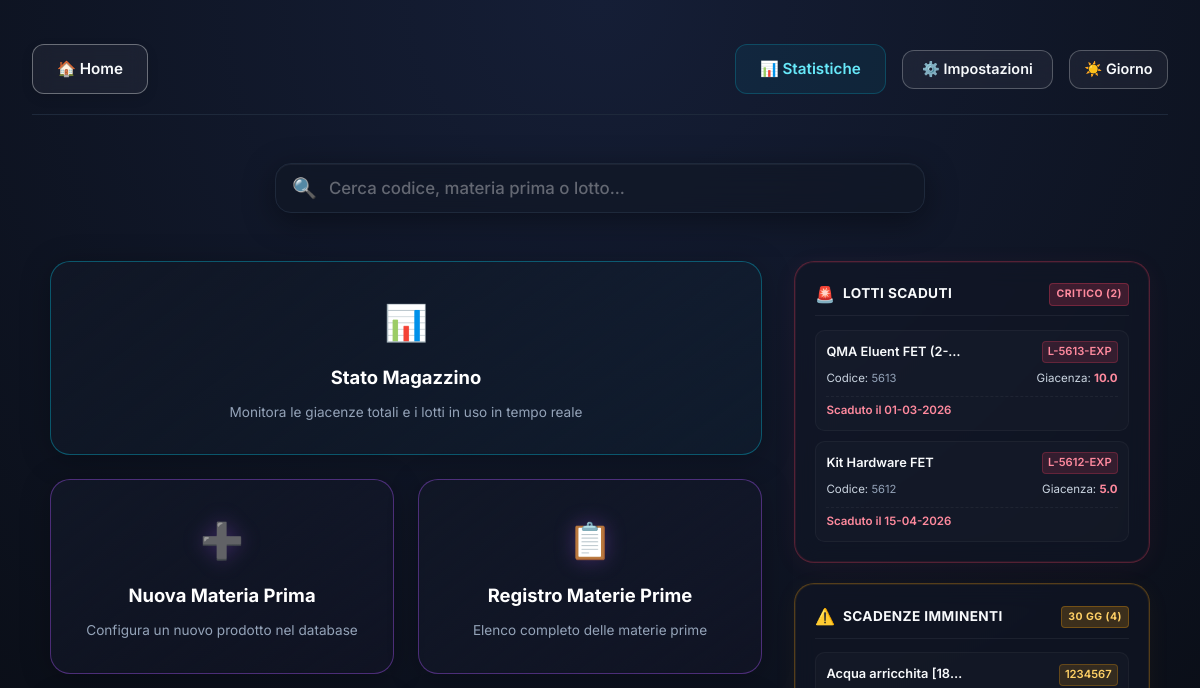
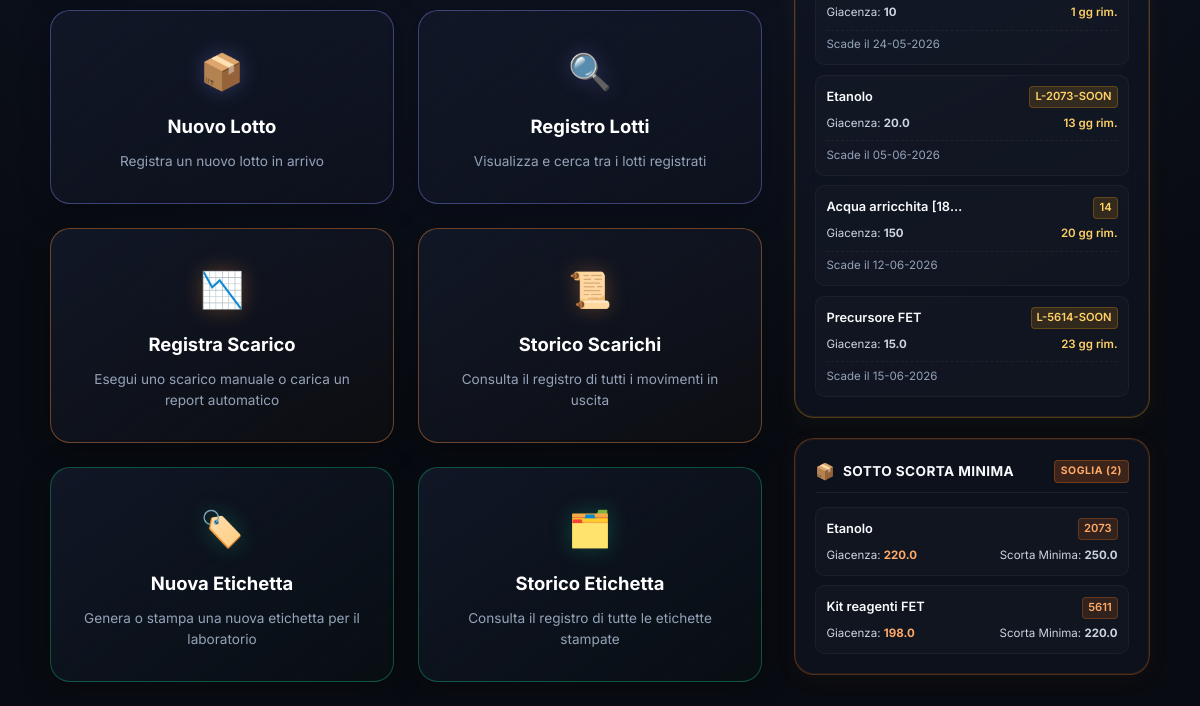
Before: / with the older database file (2 pictures, top to bottom).
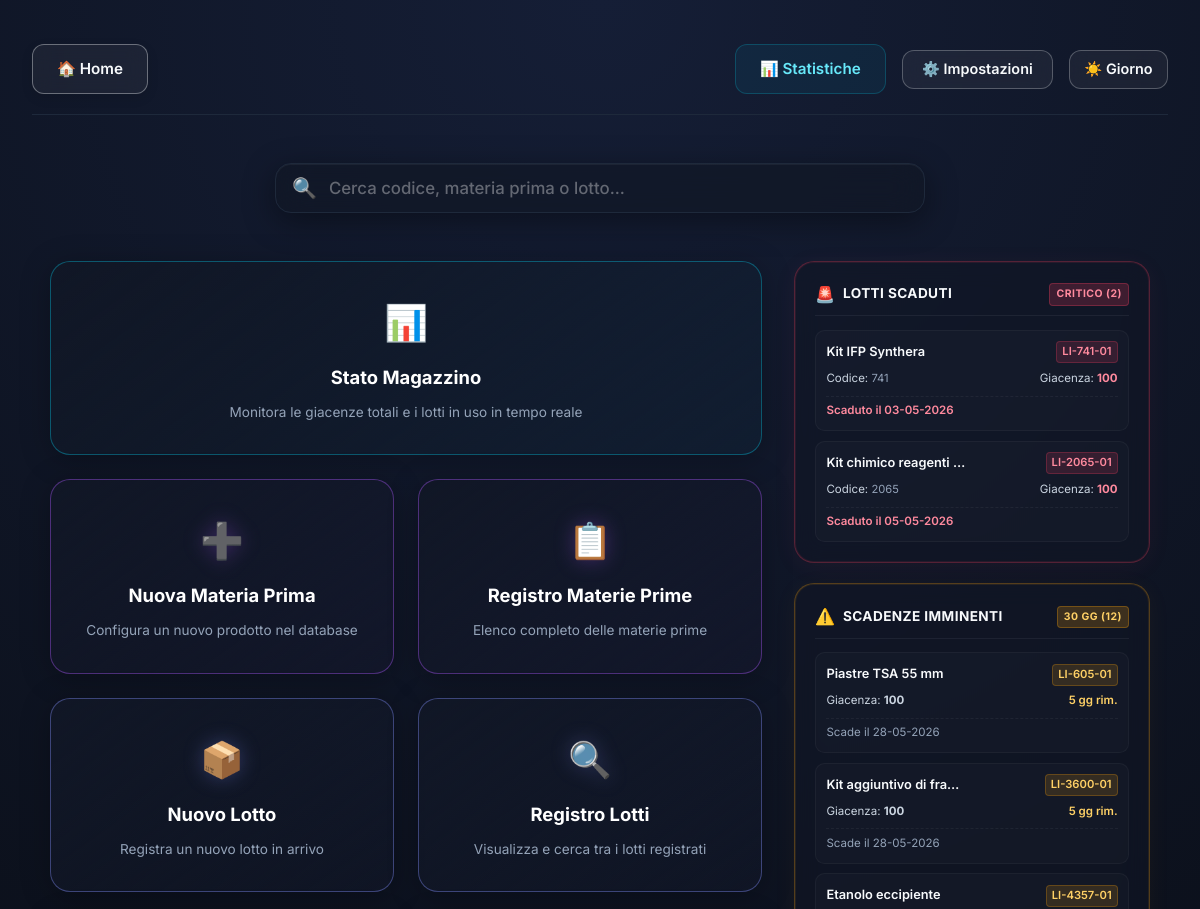
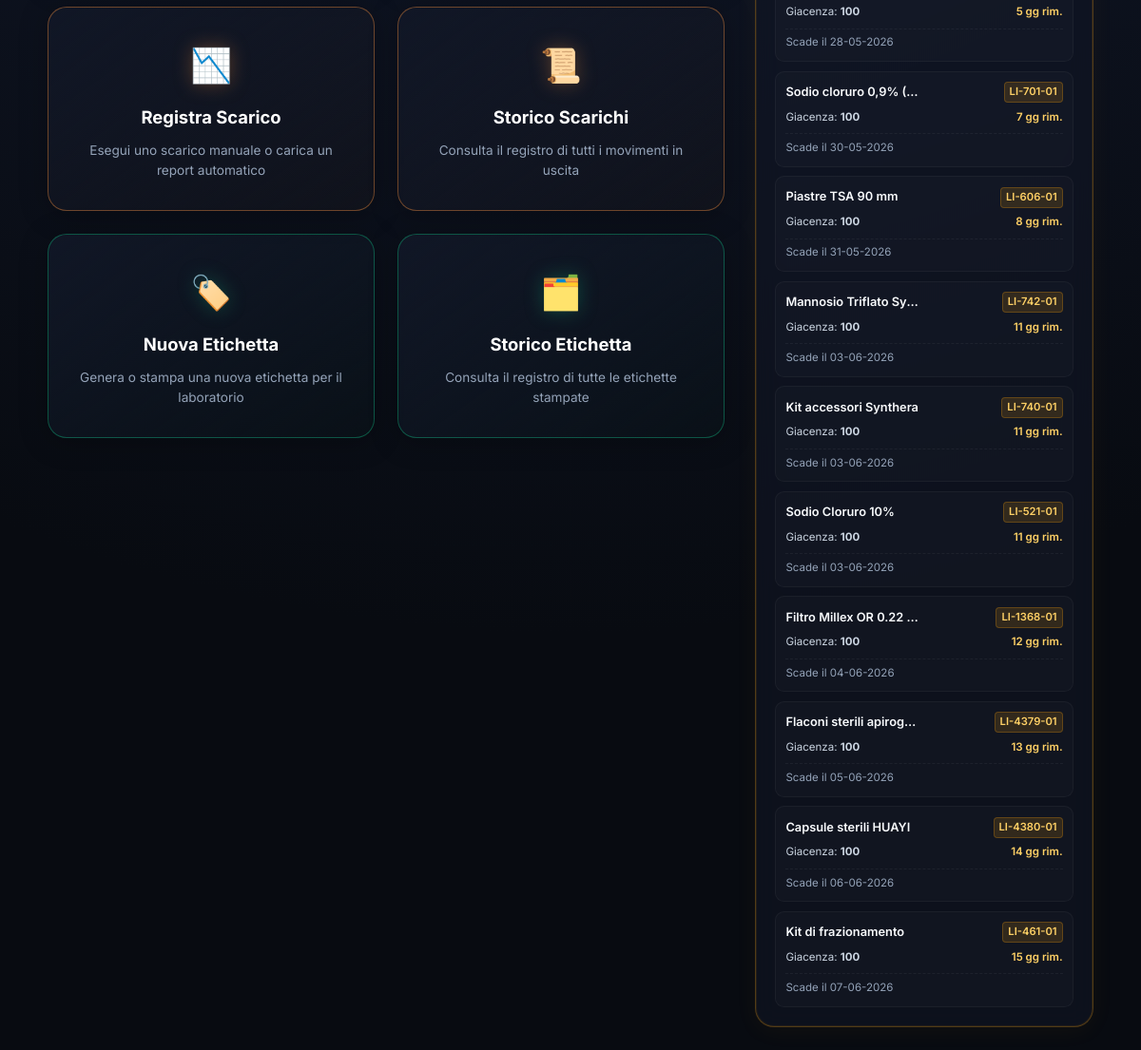
After: the same page with the newer database file (2 pictures, top to bottom).
### tables this page shows
CREATE TABLE Lotti_Interni (
            lotto_interno TEXT PRIMARY KEY,
            data_arrivo TEXT,
            codice_mp TEXT,
            lotto_fornitore TEXT,
            fornitore TEXT,
            data_scadenza TEXT,
            qnt_arrivata TEXT,
            pz_x_cf TEXT,
            giacenza TEXT,
            data_consegna_qc TEXT,
            data_approvazione TEXT,
            arrivo_magazzino TEXT,
            consumi TEXT,
            ca TEXT,
            reparto TEXT,
            appr TEXT,
            etich TEXT,
            cc TEXT,
            codice_lotto TEXT,
            in_uso TEXT,
            chiuso TEXT, qc_attesa TEXT DEFAULT 'NO',
            FOREIGN KEY (codice_mp) REFERENCES Elenco_MP(codice)
        );

CREATE TABLE Elenco_MP (
            codice TEXT PRIMARY KEY,
            nome_mp TEXT,
            nome_file TEXT,
            unita_misura TEXT,
            nome_etichetta TEXT,
            uso TEXT,
            codice_fornitore TEXT,
            controcampione TEXT,
            distribuzione TEXT
        , scorta_minima FLOAT DEFAULT 0, ordine_magazzino INTEGER DEFAULT 999, categoria_magazzino TEXT);

### routes/main.py (the view)
    @app.route('/')
    def index():
        conn = get_db_connection()
        today = datetime.now().date()
        lotti_rows = conn.execute('''
            SELECT L.lotto_interno, L.codice_mp, L.giacenza, L.data_scadenza, L.lotto_fornitore, M.nome_mp
            FROM Lotti_Interni L
            JOIN Elenco_MP M ON L.codice_mp = M.codice
            WHERE L.giacenza IS NOT NULL AND L.giacenza != '' AND CAST(L.giacenza AS FLOAT) > 0
              AND (L.chiuso IS NULL OR (L.chiuso != 'SI' AND L.chiuso != 'X'))
        ''').fetchall()
        lotti_scaduti = []
        lotti_in_scadenza = []
        def parse_db_date(date_str):
            if not date_str or date_str == '-':
                return None
            for fmt in ('%Y-%m-%d', '%d-%m-%Y'):
                try:
                    return datetime.strptime(date_str, fmt).date()
                except ValueError:
                    continue
            return None
        for row in lotti_rows:
            lot = dict(row)
            scad_date = parse_db_date(lot['data_scadenza'])
            if scad_date:
                if scad_date < today:
                    lotti_scaduti.append(lot)
                elif today <= scad_date <= today + timedelta(days=30):
                    lot['giorni_rimanenti'] = (scad_date - today).days
                    lotti_in_scadenza.append(lot)
        lotti_scaduti.sort(key=lambda x: parse_db_date(x['data_scadenza']) or today)
        lotti_in_scadenza.sort(key=lambda x: parse_db_date(x['data_scadenza']) or today)
        inventory_rows = conn.execute('''
            SELECT M.codice, M.nome_mp, M.scorta_minima,
                   SUM(CASE WHEN L.giacenza IS NOT NULL AND L.giacenza != '' THEN CAST(L.giacenza AS FLOAT) ELSE 0 END) as giacenza_totale
            FROM Elenco_MP M
            LEFT JOIN Lotti_Interni L ON M.codice = L.codice_mp AND (L.chiuso IS NULL OR (L.chiuso != 'SI' AND L.chiuso != 'X'))
            GROUP BY M.codice, M.nome_mp, M.scorta_minima
        ''').fetchall()
        sotto_scorta = []
        for row in inventory_rows:
            item = dict(row)
            scorta_min = float(item['scorta_minima']) if item['scorta_minima'] is not None else 0.0
            if scorta_min > 0 and item['giacenza_totale'] < scorta_min:
                item['giacenza_totale'] = round(item['giacenza_totale'], 2)
                sotto_scorta.append(item)
        conn.close()
        return render_template('index.html',
                               lotti_scaduti=lotti_scaduti,
                               lotti_in_scadenza=lotti_in_scadenza,
                               sotto_scorta=sotto_scorta)

### db_utils.py (called while the page is built)
def get_db_connection():
    conn = sqlite3.connect(RESOLVED_DB_PATH)
    conn.row_factory = sqlite3.Row
    return conn

### templates/index.html (shortened to what the changed rows need)
{% extends 'base.html' %}
{% block content %}
<div style="display: flex; flex-direction: column; align-items: center; min-height: 60vh; gap: 1.5rem; width: 100%;">
    <div class="dashboard-layout">
        <div class="sidebar-section">
            {% if lotti_scaduti or lotti_in_scadenza or sotto_scorta %}
                {% if lotti_scaduti %}
                <div class="warning-sidebar-card danger">
                    <div class="alert-list">
                        {% for lot in lotti_scaduti %}
                        <div class="alert-item">
                            <div class="alert-item-header">
                                <span class="alert-mp-name" title="{{ lot.nome_mp }}">{{ lot.nome_mp }}</span>
                                <span class="alert-item-badge danger">{{ lot.lotto_interno }}</span>
                            </div>
                            <div class="alert-item-meta">
                                <span>Codice: <code style="color: var(--text-secondary); font-size: 0.7rem;">{{ lot.codice_mp }}</code></span>
                                <span>Giacenza: <strong style="color: #ff8a9e;">{{ lot.giacenza }}</strong></span>
                            </div>
                            <div class="alert-item-footer">
                                <span style="color: #ff8a9e; font-weight: 600;">Scaduto il {{ lot.data_scadenza | dateformat }}</span>
                            </div>
                        </div>
                        {% endfor %}
                    </div>
                </div>
                {% endif %}
                {% if lotti_in_scadenza %}
                <div class="warning-sidebar-card warning">
                    <div class="warning-header">
                        <span style="font-size: 1rem;">⚠️</span>
                        <span class="warning-title">Scadenze Imminenti</span>
                        <span class="warning-badge warning">30 gg ({{ lotti_in_scadenza|length }})</span>
                    </div>
                    <div class="alert-list">
                        {% for lot in lotti_in_scadenza %}
                        <div class="alert-item">
                            <div class="alert-item-header">
                                <span class="alert-mp-name" title="{{ lot.nome_mp }}">{{ lot.nome_mp }}</span>
                                <span class="alert-item-badge warning">{{ lot.lotto_interno }}</span>
                            </div>
                            <div class="alert-item-meta">
                                <span>Giacenza: <strong>{{ lot.giacenza }}</strong></span>
                                <span style="color: #ffd166; font-weight: 600;">{{ lot.giorni_rimanenti }} gg rim.</span>
                            </div>
                            <div class="alert-item-footer">
                                <span style="color: var(--text-secondary);">Scade il {{ lot.data_scadenza | dateformat }}</span>
                            </div>
                        </div>
                        {% endfor %}
                    </div>
                </div>
                {% endif %}
                {% if sotto_scorta %}
                <div class="warning-sidebar-card understock">
                    <div class="warning-header">
                        <span style="font-size: 1rem;">📦</span>
                        <span class="warning-title">Sotto Scorta Minima</span>
                        <span class="warning-badge understock">Soglia ({{ sotto_scorta|length }})</span>
                    </div>
                    <div class="alert-list">
                        {% for item in sotto_scorta %}
                        <div class="alert-item">
                            <div class="alert-item-header">
                                <span class="alert-mp-name" title="{{ item.nome_mp }}">{{ item.nome_mp }}</span>
                                <span class="alert-item-badge understock">{{ item.codice }}</span>
                            </div>
                            <div class="alert-item-meta">
                                <span>Giacenza: <strong style="color: #ffaa66;">{{ item.giacenza_totale }}</strong></span>
                                <span>Scorta Minima: <strong style="color: var(--text-pale);">{{ item.scorta_minima }}</strong></span>
                            </div>
                        </div>
                        {% endfor %}
                    </div>
                </div>
                {% endif %}
            {% endif %}
        </div>
    </div>
</div>
{% endblock %}

Changed rows visible on the page:
removed Lotti_Interni: nome_mp "QMA Eluent FET (2-…", lotto_interno "L-5613-EXP", codice_mp "5613", giacenza "10.0", data_scadenza "01-03-2026", shown under "Storico Etichetta"
removed Lotti_Interni: nome_mp "Kit Hardware FET", lotto_interno "L-5612-EXP", codice_mp "5612", giacenza "5.0", data_scadenza "15-04-2026", shown under "Storico Etichetta"
removed Lotti_Interni: nome_mp "Acqua arricchita [18…", lotto_interno "1234567", giacenza "10", giorni_rimanenti "1", data_scadenza "24-05-2026"
removed Lotti_Interni: nome_mp "Etanolo", lotto_interno "L-2073-SOON", giacenza "20.0", giorni_rimanenti "13", data_scadenza "05-06-2026"
removed Lotti_Interni: nome_mp "Acqua arricchita [18…", lotto_interno "14", giacenza "150", giorni_rimanenti "20", data_scadenza "12-06-2026"
removed Lotti_Interni: nome_mp "Precursore FET", lotto_interno "L-5614-SOON", giacenza "15.0", giorni_rimanenti "23", data_scadenza "15-06-2026"
removed Elenco_MP: nome_mp "Etanolo", codice "2073", giacenza_totale "220.0", scorta_minima "250.0"
removed Elenco_MP: nome_mp "Kit reagenti FET", codice "5611", giacenza_totale "198.0", scorta_minima "220.0"
added Lotti_Interni: nome_mp "Kit IFP Synthera", lotto_interno "LI-741-01", codice_mp "741", giacenza "100", data_scadenza "03-05-2026", shown under "Storico Etichetta"
added Lotti_Interni: nome_mp "Kit chimico reagenti…", lotto_interno "LI-2065-01", codice_mp "2065", giacenza "100", data_scadenza "05-05-2026", shown under "Storico Etichetta"
added Lotti_Interni: nome_mp "Piastre TSA 55 mm", lotto_interno "LI-605-01", giacenza "100", giorni_rimanenti "5", data_scadenza "28-05-2026"
added Lotti_Interni: nome_mp "Kit aggiuntivo di fra…", lotto_interno "LI-3600-01", giacenza "100", giorni_rimanenti "5", data_scadenza "28-05-2026"
added Lotti_Interni: nome_mp "Etanolo eccipiente", lotto_interno "LI-4357-01", giacenza "100", giorni_rimanenti "5", data_scadenza "28-05-2026"
added Lotti_Interni: nome_mp "Sodio cloruro 0,9% (…", lotto_interno "LI-701-01", giacenza "100", giorni_rimanenti "7", data_scadenza "30-05-2026"
added Lotti_Interni: nome_mp "Piastre TSA 90 mm", lotto_interno "LI-606-01", giacenza "100", giorni_rimanenti "8", data_scadenza "31-05-2026"
added Lotti_Interni: nome_mp "Mannosio Triflato Sy…", lotto_interno "LI-742-01", giacenza "100", giorni_rimanenti "11", data_scadenza "03-06-2026"
added Lotti_Interni: nome_mp "Kit accessori Synthera", lotto_interno "LI-740-01", giacenza "100", giorni_rimanenti "11", data_scadenza "03-06-2026"
added Lotti_Interni: nome_mp "Sodio Cloruro 10%", lotto_interno "LI-521-01", giacenza "100", giorni_rimanenti "11", data_scadenza "03-06-2026"
added Lotti_Interni: nome_mp "Filtro Millex OR 0.22…", lotto_interno "LI-1368-01", giacenza "100", giorni_rimanenti "12", data_scadenza "04-06-2026"
added Lotti_Interni: nome_mp "Flaconi sterili apirog…", lotto_interno "LI-4379-01", giacenza "100", giorni_rimanenti "13", data_scadenza "05-06-2026"
added Lotti_Interni: nome_mp "Capsule sterili HUAYI", lotto_interno "LI-4380-01", giacenza "100", giorni_rimanenti "14", data_scadenza "06-06-2026"
added Lotti_Interni: nome_mp "Kit di frazionamento", lotto_interno "LI-461-01", giacenza "100", giorni_rimanenti "15", data_scadenza "07-06-2026"
Other visible differences:
{{ lotti_in_scadenza|length }}: "4" → "12"
{{ sotto_scorta|length }}: "2" → (not shown)
text no longer shown: "📦 SOTTO SCORTA MINIMA SOGLIA ( )"
